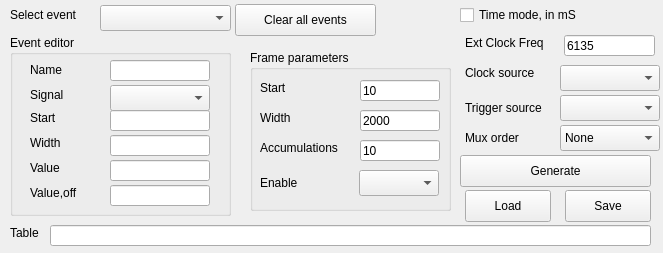
<?xml version="1.0" encoding="UTF-8"?>
<ui version="4.0">
 <class>TimingGenerator</class>
 <widget class="QDialog" name="TimingGenerator">
  <property name="geometry">
   <rect>
    <x>0</x>
    <y>0</y>
    <width>663</width>
    <height>253</height>
   </rect>
  </property>
  <property name="windowTitle">
   <string>Dialog</string>
  </property>
  <widget class="QLabel" name="label_11">
   <property name="geometry">
    <rect>
     <x>10</x>
     <y>225</y>
     <width>59</width>
     <height>16</height>
    </rect>
   </property>
   <property name="text">
    <string>Table</string>
   </property>
  </widget>
  <widget class="QGroupBox" name="grpEventEditor">
   <property name="geometry">
    <rect>
     <x>10</x>
     <y>35</y>
     <width>221</width>
     <height>181</height>
    </rect>
   </property>
   <property name="title">
    <string>Event editor</string>
   </property>
   <widget class="QLineEdit" name="leEventStart">
    <property name="geometry">
     <rect>
      <x>100</x>
      <y>75</y>
      <width>100</width>
      <height>21</height>
     </rect>
    </property>
    <property name="toolTip">
     <string>Event start point in clock cycles</string>
    </property>
   </widget>
   <widget class="QComboBox" name="comboEventSignal">
    <property name="geometry">
     <rect>
      <x>100</x>
      <y>50</y>
      <width>100</width>
      <height>26</height>
     </rect>
    </property>
    <property name="toolTip">
     <string>Select event signal you wish to control</string>
    </property>
   </widget>
   <widget class="QLabel" name="label">
    <property name="geometry">
     <rect>
      <x>20</x>
      <y>50</y>
      <width>59</width>
      <height>20</height>
     </rect>
    </property>
    <property name="text">
     <string>Signal</string>
    </property>
   </widget>
   <widget class="QLabel" name="label_2">
    <property name="geometry">
     <rect>
      <x>20</x>
      <y>75</y>
      <width>59</width>
      <height>16</height>
     </rect>
    </property>
    <property name="text">
     <string>Start</string>
    </property>
   </widget>
   <widget class="QLabel" name="label_3">
    <property name="geometry">
     <rect>
      <x>20</x>
      <y>100</y>
      <width>59</width>
      <height>16</height>
     </rect>
    </property>
    <property name="text">
     <string>Width</string>
    </property>
   </widget>
   <widget class="QLineEdit" name="leEventWidth">
    <property name="geometry">
     <rect>
      <x>100</x>
      <y>100</y>
      <width>100</width>
      <height>21</height>
     </rect>
    </property>
    <property name="toolTip">
     <string>Event pulse width in clock cycles</string>
    </property>
   </widget>
   <widget class="QLabel" name="label_4">
    <property name="geometry">
     <rect>
      <x>20</x>
      <y>125</y>
      <width>59</width>
      <height>16</height>
     </rect>
    </property>
    <property name="text">
     <string>Value</string>
    </property>
   </widget>
   <widget class="QLineEdit" name="leEventValue">
    <property name="geometry">
     <rect>
      <x>100</x>
      <y>125</y>
      <width>100</width>
      <height>21</height>
     </rect>
    </property>
    <property name="toolTip">
     <string>Event active value</string>
    </property>
   </widget>
   <widget class="QLineEdit" name="leEventName">
    <property name="geometry">
     <rect>
      <x>100</x>
      <y>25</y>
      <width>100</width>
      <height>21</height>
     </rect>
    </property>
    <property name="toolTip">
     <string>Event name, must be unique</string>
    </property>
    <property name="readOnly">
     <bool>true</bool>
    </property>
   </widget>
   <widget class="QLabel" name="label_12">
    <property name="geometry">
     <rect>
      <x>20</x>
      <y>25</y>
      <width>59</width>
      <height>20</height>
     </rect>
    </property>
    <property name="text">
     <string>Name</string>
    </property>
   </widget>
   <widget class="QLineEdit" name="leEventValueOff">
    <property name="geometry">
     <rect>
      <x>100</x>
      <y>150</y>
      <width>100</width>
      <height>21</height>
     </rect>
    </property>
    <property name="toolTip">
     <string>Event inactive value</string>
    </property>
   </widget>
   <widget class="QLabel" name="label_14">
    <property name="geometry">
     <rect>
      <x>20</x>
      <y>150</y>
      <width>59</width>
      <height>16</height>
     </rect>
    </property>
    <property name="text">
     <string>Value,off</string>
    </property>
   </widget>
  </widget>
  <widget class="QLabel" name="label_9">
   <property name="geometry">
    <rect>
     <x>465</x>
     <y>100</y>
     <width>101</width>
     <height>16</height>
    </rect>
   </property>
   <property name="text">
    <string>Trigger source</string>
   </property>
  </widget>
  <widget class="QComboBox" name="comboClockSource">
   <property name="geometry">
    <rect>
     <x>560</x>
     <y>65</y>
     <width>100</width>
     <height>26</height>
    </rect>
   </property>
  </widget>
  <widget class="QGroupBox" name="grpFrameParameters">
   <property name="geometry">
    <rect>
     <x>250</x>
     <y>50</y>
     <width>201</width>
     <height>161</height>
    </rect>
   </property>
   <property name="title">
    <string>Frame parameters</string>
   </property>
   <widget class="QLabel" name="label_6">
    <property name="geometry">
     <rect>
      <x>10</x>
      <y>30</y>
      <width>59</width>
      <height>16</height>
     </rect>
    </property>
    <property name="text">
     <string>Start</string>
    </property>
   </widget>
   <widget class="QLineEdit" name="leFrameStart">
    <property name="geometry">
     <rect>
      <x>110</x>
      <y>30</y>
      <width>80</width>
      <height>21</height>
     </rect>
    </property>
    <property name="text">
     <string>10</string>
    </property>
   </widget>
   <widget class="QLineEdit" name="leFrameWidth">
    <property name="geometry">
     <rect>
      <x>110</x>
      <y>60</y>
      <width>80</width>
      <height>21</height>
     </rect>
    </property>
    <property name="text">
     <string>2000</string>
    </property>
   </widget>
   <widget class="QLabel" name="label_7">
    <property name="geometry">
     <rect>
      <x>10</x>
      <y>60</y>
      <width>59</width>
      <height>16</height>
     </rect>
    </property>
    <property name="text">
     <string>Width</string>
    </property>
   </widget>
   <widget class="QLabel" name="label_8">
    <property name="geometry">
     <rect>
      <x>10</x>
      <y>90</y>
      <width>91</width>
      <height>16</height>
     </rect>
    </property>
    <property name="text">
     <string>Accumulations</string>
    </property>
   </widget>
   <widget class="QLineEdit" name="leAccumulations">
    <property name="geometry">
     <rect>
      <x>110</x>
      <y>90</y>
      <width>80</width>
      <height>21</height>
     </rect>
    </property>
    <property name="text">
     <string>10</string>
    </property>
   </widget>
   <widget class="QLabel" name="label_13">
    <property name="geometry">
     <rect>
      <x>10</x>
      <y>125</y>
      <width>91</width>
      <height>16</height>
     </rect>
    </property>
    <property name="text">
     <string>Enable</string>
    </property>
   </widget>
   <widget class="QComboBox" name="comboEnable">
    <property name="geometry">
     <rect>
      <x>109</x>
      <y>120</y>
      <width>80</width>
      <height>26</height>
     </rect>
    </property>
   </widget>
  </widget>
  <widget class="QComboBox" name="comboTriggerSource">
   <property name="geometry">
    <rect>
     <x>560</x>
     <y>95</y>
     <width>100</width>
     <height>26</height>
    </rect>
   </property>
  </widget>
  <widget class="QLabel" name="label_10">
   <property name="geometry">
    <rect>
     <x>465</x>
     <y>65</y>
     <width>91</width>
     <height>16</height>
    </rect>
   </property>
   <property name="text">
    <string>Clock source</string>
   </property>
  </widget>
  <widget class="QLineEdit" name="leTable">
   <property name="geometry">
    <rect>
     <x>50</x>
     <y>225</y>
     <width>601</width>
     <height>21</height>
    </rect>
   </property>
  </widget>
  <widget class="QComboBox" name="comboSelectEvent">
   <property name="geometry">
    <rect>
     <x>100</x>
     <y>5</y>
     <width>131</width>
     <height>26</height>
    </rect>
   </property>
  </widget>
  <widget class="QPushButton" name="pbGenerate">
   <property name="geometry">
    <rect>
     <x>460</x>
     <y>155</y>
     <width>191</width>
     <height>32</height>
    </rect>
   </property>
   <property name="text">
    <string>Generate</string>
   </property>
   <property name="autoDefault">
    <bool>false</bool>
   </property>
  </widget>
  <widget class="QLabel" name="label_5">
   <property name="geometry">
    <rect>
     <x>10</x>
     <y>5</y>
     <width>81</width>
     <height>20</height>
    </rect>
   </property>
   <property name="text">
    <string>Select event</string>
   </property>
  </widget>
  <widget class="QPushButton" name="pbClearEvents">
   <property name="geometry">
    <rect>
     <x>235</x>
     <y>4</y>
     <width>141</width>
     <height>32</height>
    </rect>
   </property>
   <property name="text">
    <string>Clear all events</string>
   </property>
   <property name="autoDefault">
    <bool>false</bool>
   </property>
  </widget>
  <widget class="QPushButton" name="pbSave">
   <property name="geometry">
    <rect>
     <x>565</x>
     <y>190</y>
     <width>86</width>
     <height>32</height>
    </rect>
   </property>
   <property name="text">
    <string>Save</string>
   </property>
   <property name="autoDefault">
    <bool>false</bool>
   </property>
  </widget>
  <widget class="QPushButton" name="pbLoad">
   <property name="geometry">
    <rect>
     <x>465</x>
     <y>190</y>
     <width>86</width>
     <height>32</height>
    </rect>
   </property>
   <property name="text">
    <string>Load</string>
   </property>
   <property name="autoDefault">
    <bool>false</bool>
   </property>
  </widget>
  <widget class="QComboBox" name="comboMuxOrder">
   <property name="geometry">
    <rect>
     <x>560</x>
     <y>125</y>
     <width>100</width>
     <height>26</height>
    </rect>
   </property>
   <item>
    <property name="text">
     <string>None</string>
    </property>
   </item>
   <item>
    <property name="text">
     <string extracomment="001000110101111">4 Bit</string>
    </property>
   </item>
   <item>
    <property name="text">
     <string extracomment="0000100101100111110001101110101">5 Bit</string>
    </property>
   </item>
   <item>
    <property name="text">
     <string extracomment="00001000011000101001111010001110010010110111011001101010111111">6 Bit</string>
    </property>
   </item>
   <item>
    <property name="text">
     <string extracomment="0000001000001100001010001111001000101100111010100111110100001110001001001101101011011110110001101001011101110011001010101111111">7 Bit</string>
    </property>
   </item>
   <item>
    <property name="text">
     <string extracomment="000000010111000111011110001011001101100001111001110000101011111111001011110100101000011011101101111101011101000001100101010100011010110001100000100101101101010011010011111101110011001111011001000010000001110010010011000100111010101101000100010100100011111">8 Bit</string>
    </property>
   </item>
   <item>
    <property name="text">
     <string extracomment="0000000010000100011000010011100101010110000110111101001101110010001010000101011010011111101100100100101101111110010011010100110011000000011000110010100011010010111111101000101100011101011001011001111000111110111010000011010110110111011000001011010111110101010100000010100101011110010111011100000011100111010010011110101110101000100100001100111000010111101101100110100001110111100001111111110000011110111110001011100110010000010010100111011010001111001111100110110001010100100011100011011010101110001001100010001">9 Bit</string>
    </property>
   </item>
  </widget>
  <widget class="QLabel" name="label_15">
   <property name="geometry">
    <rect>
     <x>465</x>
     <y>130</y>
     <width>101</width>
     <height>16</height>
    </rect>
   </property>
   <property name="text">
    <string>Mux order</string>
   </property>
  </widget>
  <widget class="QCheckBox" name="chkTimeMode">
   <property name="geometry">
    <rect>
     <x>460</x>
     <y>5</y>
     <width>161</width>
     <height>20</height>
    </rect>
   </property>
   <property name="text">
    <string>Time mode, in mS</string>
   </property>
  </widget>
  <widget class="QLabel" name="label_16">
   <property name="geometry">
    <rect>
     <x>465</x>
     <y>35</y>
     <width>91</width>
     <height>16</height>
    </rect>
   </property>
   <property name="text">
    <string>Ext Clock Freq</string>
   </property>
  </widget>
  <widget class="QLineEdit" name="leExtClkFreq">
   <property name="geometry">
    <rect>
     <x>564</x>
     <y>35</y>
     <width>91</width>
     <height>21</height>
    </rect>
   </property>
   <property name="toolTip">
    <string>Event name, must be unique</string>
   </property>
   <property name="text">
    <string>6135</string>
   </property>
   <property name="readOnly">
    <bool>true</bool>
   </property>
  </widget>
 </widget>
 <resources/>
 <connections/>
</ui>
